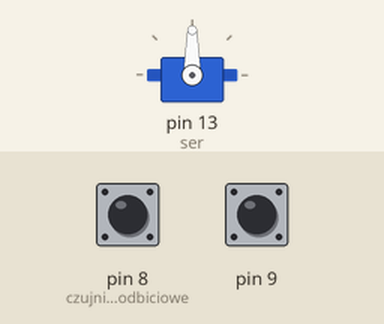
Simulated run of this sketch. Board: Arduino Uno, built with avr-gcc and run on an emulated ATmega328P. Shown: servo. Inputs (shaded band) come from the test bench; at power-on: pin 8 (czujniki_odbiciowe) HIGH, pin 9 HIGH.

Above: at 1.2 s.
1.3 s: pin 8 (czujniki_odbiciowe) pulled LOW for 0.15 s
At 1.7 s:
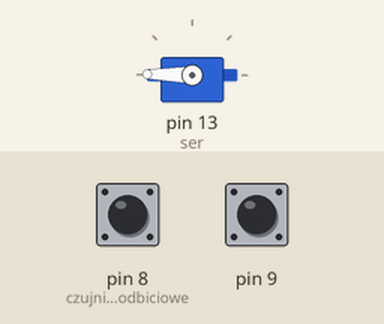
2.9 s: pin 9 pulled LOW for 0.15 s
At 3.2 s:
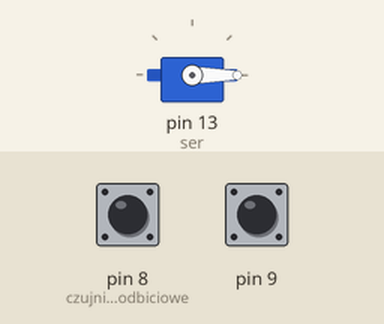
4.5 s: pin 8 (czujniki_odbiciowe) pulled LOW for 1 s
At 5.6 s:
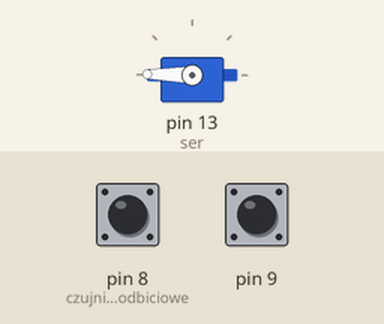
7.0 s: pin 9 pulled LOW for 1 s
At 7.5 s:
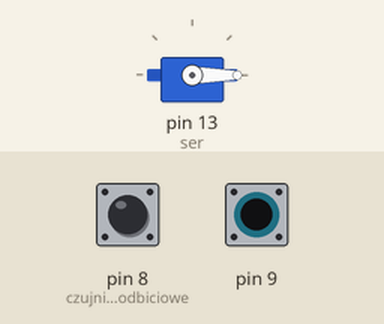
9.5 s: pin 8 (czujniki_odbiciowe) pulled LOW for 3.2 s
At 10.6 s:
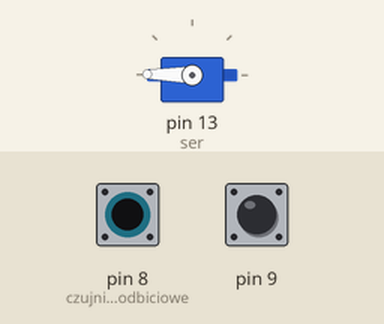
Timing chart, 0 to 12.5 s (numbered marks = the images above; inputs shaded):
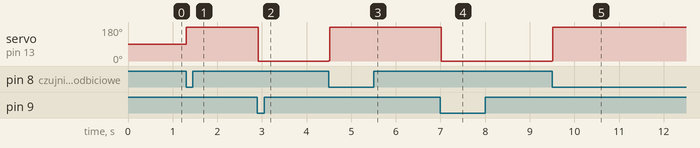

Measured:
- after the input at 1.3 s, servo on pin 13 (ser): 90° → 179° at once
- after the input at 2.9 s, servo on pin 13 (ser): 179° → 0° at once
- after the input at 4.5 s, servo on pin 13 (ser): 0° → 179° at once
- after the input at 7.0 s, servo on pin 13 (ser): 179° → 0° at once
- after the input at 9.5 s, servo on pin 13 (ser): 0° → 179° at once

The sketch:

czujnikOdbiciowy.ino
```cpp
// Zadanie czujnik odbiciowy
// 2x czujniki odbiciowe 1x serwo
// czujniki powodują przesunięcie orczyka jak wykryją nasz palec

#include <Servo.h>              // bibliteka do serwa

Servo ser;

int lewo, prawo;                // 2 zmienne do czujników
int i = 90;                     // zmienna trzymająca położenie serwa

void setup(){
  pinMode(8, INPUT_PULLUP);     // czujniki odbiciowe
  pinMode(9, INPUT_PULLUP);
  ser.attach(13);               // serwo
  ser.write(i);                 // pozycja początkowa
}

void loop(){
  lewo = digitalRead(8);        // odczyt palca
  prawo = digitalRead(9);
  if (lewo == 0){               // jeżeli wykryto:
    if (i < 180 && i > -1){     // w wybranych wartościach wykonujemy ruch
      ser.write(i);
      i++;
    }
  }
  i--;                          // to zabezpieczenie które nie pozwala aby wartość położenia serwa przekroczyła 180 stopni

  if (prawo == 0){
    if (i < 180 && i > -1){
      ser.write(i);
      i--;
    }
  }
  i++;                          // zabezpieczenie (tylko że na odwrót)
}
```
